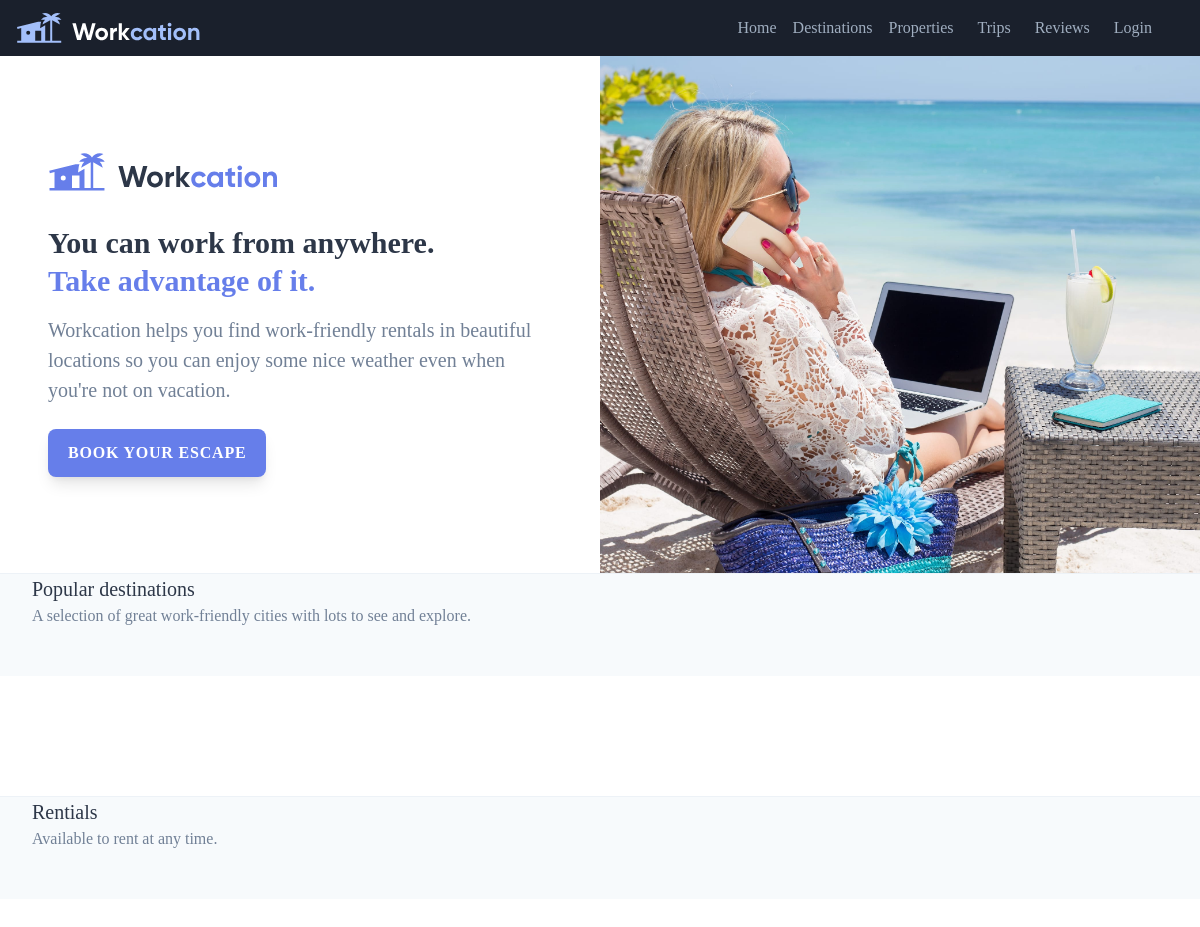
The app's page /, older data.
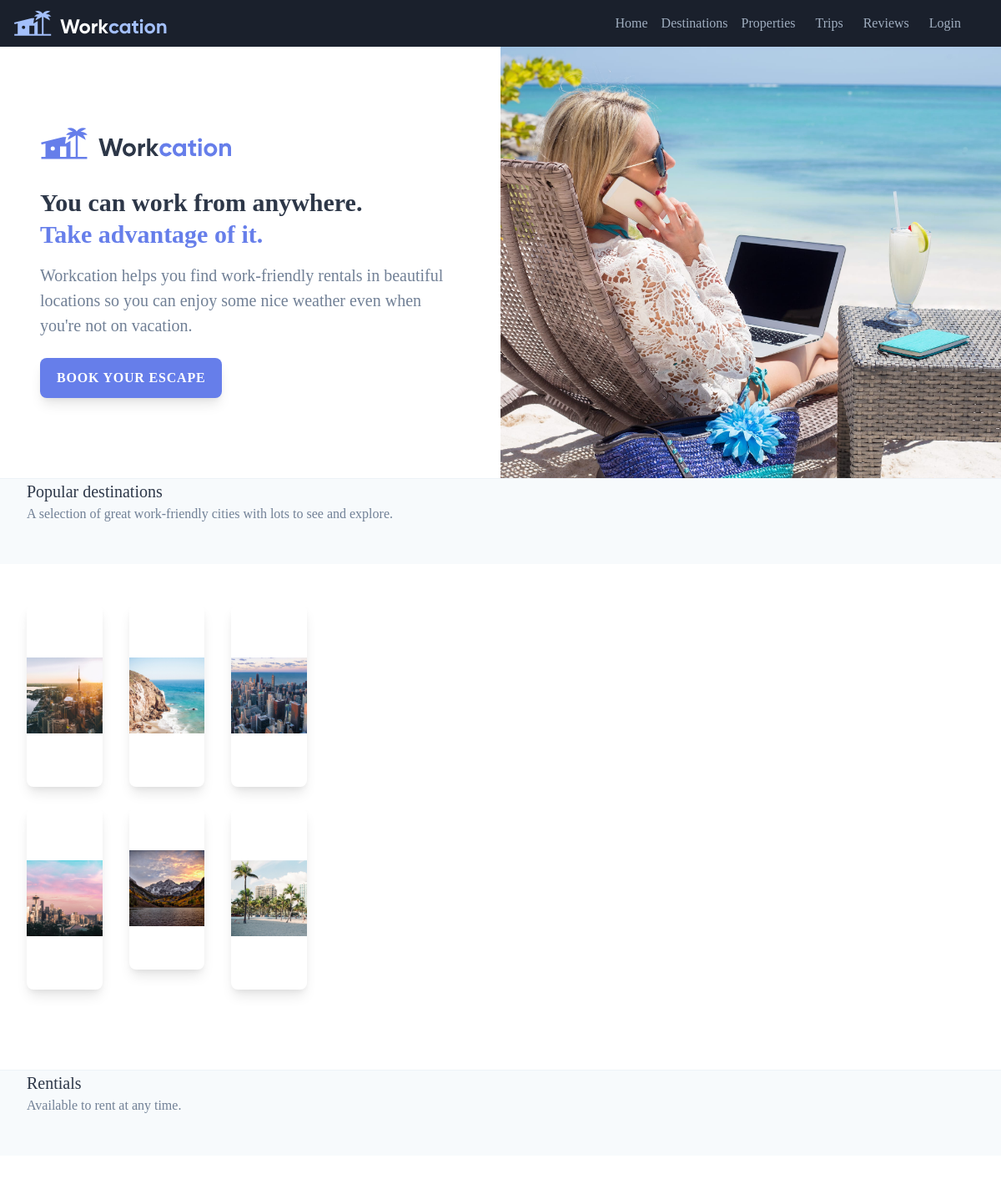
The same page, newer data.
### destination/models.py (models this page shows)
class Destination(models.Model):
    id              = models.AutoField(primary_key=True)
    city            = models.CharField(max_length=120)
    averagePrice    = models.DecimalField(decimal_places=2, max_digits=10000)
    propertyCount   = models.IntegerField()
    imageUrl        = models.TextField(blank=True, null=True)
    imageAlt        = models.CharField(max_length=120, null=True)

### pages/views.py (the view)
# urls.py: path('', home_view, name='home'),
def home_view(request, *args, **kwargs):
    queryset = Destination.objects.all()
    context = {
        'object_list': queryset
    }
    return render(request, "pages/home.html", context)

### theme/templates/pages/home.html (shortened to what this page needs)
{% extends 'base.html' %}
{% block content %}
{% load static %}
<div class="start">
	<div  class="antialiased text-gray-800">
		<div class=" flex bg-white overflow-hidden  lg:max-w-full ">
			<div class="px-8 py-12 max-w-md mx-auto sm:max-w-xl
						lg:max-w-full lg:w-1/2 lg:py-24 lg:px-12 ">
				<div class="xl:max-w-lg xl:ml-auto">
					<img class="h-10"
						src="{% static "/images/logo.svg" %}"
						alt="Workcation">
					<h1 class="mt-2 text-lg font-bold text-gray-800 leading-tight
								sm:mt-8  sm:text-4xl lg:text-3xl xl:text-4xl">
							You can work from anywhere.
							<br class="sm:hidden lg:inline">
							<span class="text-indigo-500">
								Take advantage of it.
							</span>
					</h1>
					<p class="mt-2 text-gray-600 sm:mt-4 sm:text-xl">
						Workcation helps you find work-friendly rentals in beautiful
						locations so you can enjoy some nice weather even when you're
						not on vacation.
					</p>
					<div class="mt-4 sm:mt-6">
						<a href="#" class="btn btn-indigo shadow-lg sm:text-base">
							Book your escape
						</a>
					</div>
				</div>
			</div>
			<div class="hidden lg:block lg:w-1/2 lg:relative
							sm:bg-gray-100 lg:bg-primary-200 bg-white">
				<img class="absolute inset-0 h-full w-full object-cover object-center"
							src="{% static "/images/beach-work.jpg" %}"
							alt="Woman workcationing on the beach">
			</div>
		</div>
		<div class="max-auto ">
			<div class="bg-gray-100 pb-12 border-gray-200 border-solid border-t">
					<h2 class="text-xl text-gray-800 px-8">Popular destinations</h2>
					<p class="text-gray-600 px-8">
						A selection of great work-friendly
						cities with lots to see and explore.
					</p>
			</div>
			<div class="flex flex-wrap pb-12">
				<div class="mt-6 w-full px-4 w-1/2 sm:w-1/2 md:w-1/2 lg:w-1/3 xl:w-1/3"
							v-for="destination in destinations"
							:key="destination.id" >
						<div class="flex flex-wrap pb-12">
						{% for item in object_list %}
							<div class="mt-6 w-full px-4 w-1/2 sm:w-1/2 md:w-1/2 lg:w-1/3 xl:w-1/3">
								<div class="flex items-center rounded-lg bg-white shadow-lg overflow-hidden ">
									<img class="h-32 w-32 md:object-cover  sm:object-cover sm:object-center md:object-center  flex-shrink-0 h-full"
										src="{% static item.imageUrl %}"
										alt="{{ item.imageAlt }}">
								</div>
							</div>
                		{% endfor %}
            			</div>
				</div>
			</div>
		</div>
		<div class="max-auto ">
			<div class="bg-gray-100 pb-12 border-gray-200 border-solid border-t">
					<h2 class="text-xl text-gray-800 px-8">Rentials</h2>
					<p class="text-gray-600 px-8">Available to rent at any time.</p>
			</div>
			<div class="flex flex-wrap pb-12">
			</div>
		</div>
	</div>
</div>
{% endblock %}

Row changes from the older to the newer data that the page shows:
added Destination: imageUrl (picture)
added Destination: imageUrl (picture)
added Destination: imageUrl (picture)
added Destination: imageUrl (picture)
added Destination: imageUrl (picture)
added Destination: imageUrl (picture)
